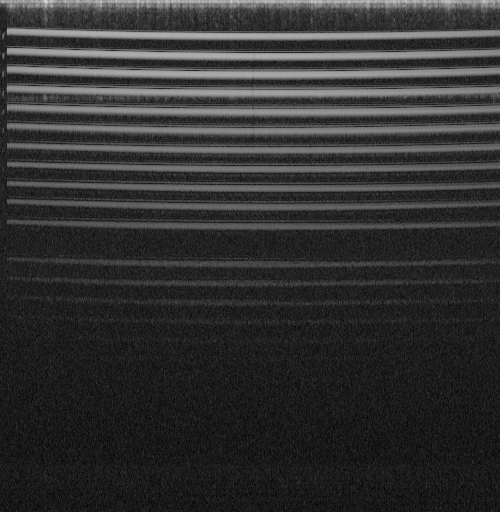
#> input picture src/OCTune_processing/fall_off/depth-scans/light-map.png, 500 x 512 px
$ python fall_off.py
#> lines starting #> are read from the running program, lines starting #| are printed output that depends on the picture
from PIL import Image

from scipy.optimize import curve_fit

import matplotlib.pyplot as plt
import scipy.signal as sg
import numpy as np
import math

def func(x, b):
  return np.sinc(9.5 * math.pow(10,-6) *  x) * np.exp(-b * x / (4 * math.log(2)))

import pdb

light = Image.open('depth-scans/light-map.png')
#> light is the input picture: PIL image 500x512 L; min 0, max 217, mean 49.6
signal = []

for i in range(512):
  print(i)
  #pdb.set_trace()
  signal.append(light.getpixel((250,i)))
#> after the loop, signal = 512 values, max 172 at index 34, min 11 at index 326, mean 52.06

#plt.plot(signal)

peak_i = sg.find_peaks_cwt(signal, np.arange(2,7))
#> peak_i = 29 values from 3 to 509
peak_i = peak_i[1:20]
#> peak_i = 19 values from 36 to 344
peaks = []

for idx in peak_i:
  peaks.append(signal[idx])
#> this loop made 19 passes
#> idx on passes 1 to 12: 36, 56, 74, 75, 93, 112, 131, 150, 169, 188, 207, 226
#> after the loop, peaks = [171, 172, 169, 169, 163, 151, 137, 125, 117, 111, 103, 99, 73, 70, 53, 51, 47, 34, 31]

popt, pcov = curve_fit(func, peak_i,peaks,bounds=(0.001,[0.01]))
#> popt = [0.001]; pcov = [0.154]

plt.plot([func(x, popt[0]) for x in range(512)])
plt.show()
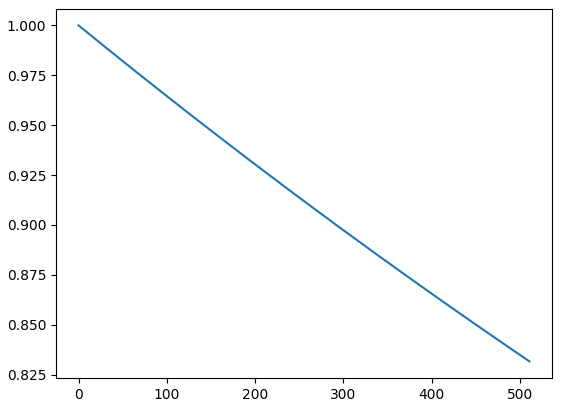
#> figure drawn by matplotlib, 1 panel; curve peaks at x = 0, y = 1
inv_coefs = [1/func(val,popt[0]) for val in range(512)]
#> inv_coefs = 512 values from 1 to 1.2
pdb.set_trace()

np.savetxt('inv_coefs',inv_coefs)
plt.show()
